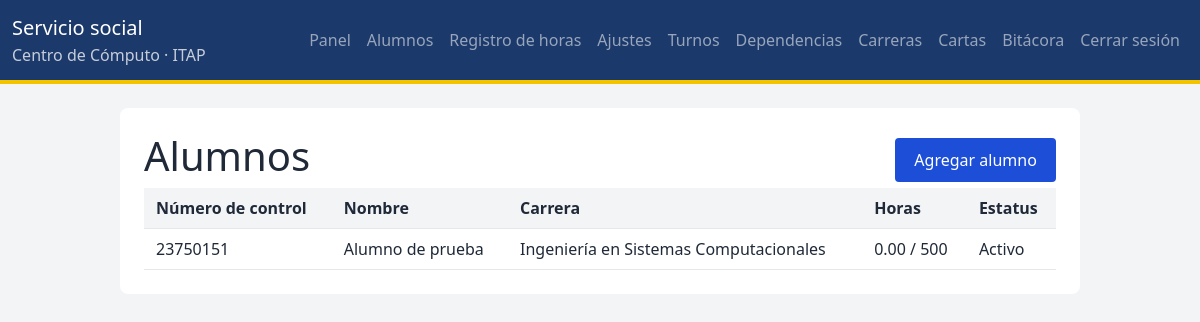
The page /Public/Admin/Alumnos/lista.php (signed in) on the database its author committed.
### tables this page shows
CREATE TABLE `alumnos` (
  `id` int(11) NOT NULL,
  `numero_control` varchar(12) NOT NULL,
  `nombre` varchar(120) NOT NULL,
  `carrera_id` int(11) NOT NULL,
  `telefono` varchar(20) DEFAULT NULL,
  `dependencia_id` int(11) DEFAULT NULL,
  `password_hash` varchar(255) NOT NULL,
  `estatus` enum('activo','finalizado','suspendido') NOT NULL DEFAULT 'activo',
  `horas_acumuladas` decimal(6,2) NOT NULL DEFAULT 0.00,
  `creado_en` datetime DEFAULT current_timestamp()
);

CREATE TABLE `carreras` (
  `id` int(11) NOT NULL,
  `nombre` varchar(120) NOT NULL
);

### SRC/Config/Conexicon.php (called while the page is built)
<?php
function db(): PDO {
    static $pdo = null;
    if ($pdo === null) {
        $pdo = new PDO('mysql:host=localhost;dbname=servicio_de_cómputo;charset=utf8mb4', 'root', '', [
            PDO::ATTR_ERRMODE => PDO::ERRMODE_EXCEPTION,
            PDO::ATTR_DEFAULT_FETCH_MODE => PDO::FETCH_ASSOC,
        ]);
    }
    return $pdo;
}

### SRC/Config/Constantes.php (called while the page is built, shortened)
<?php
function e($v): string { return htmlspecialchars((string)$v, ENT_QUOTES, 'UTF-8'); }

### Public/Admin/Alumnos/lista.php (the view, shortened to what this page needs)
<?php
$alumnos = db()->query(
    'SELECT a.id, a.numero_control, a.nombre, a.estatus, a.horas_acumuladas, c.nombre AS carrera
     FROM alumnos a JOIN carreras c ON c.id = a.carrera_id
     ORDER BY a.nombre'
)->fetchAll();
require RAIZ . '/SRC/Plantillas/Header.php';
?>
<main class="contenido">
    <div class="titulo-pagina">
        <h1>Alumnos</h1>
        <a class="boton" href="formulario.php">Agregar alumno</a>
    </div>
    <?php if (!$alumnos): ?>
        <p class="vacio">Aún no hay alumnos registrados.</p>
    <?php else: ?>
    <div class="tabla-scroll">
        <table>
            <thead>
                <tr><th>Número de control</th><th>Nombre</th><th>Carrera</th><th>Horas</th><th>Estatus</th></tr>
            </thead>
            <tbody>
            <?php foreach ($alumnos as $a): ?>
                <tr>
                    <td><?= e($a['numero_control']) ?></td>
                    <td><?= e($a['nombre']) ?></td>
                    <td><?= e($a['carrera']) ?></td>
                    <td><?= e(number_format((float)$a['horas_acumuladas'], 2)) ?> / <?= HORAS_REQUERIDAS ?></td>
                    <td><?= e(ucfirst($a['estatus'])) ?></td>
                </tr>
            <?php endforeach; ?>
            </tbody>
        </table>
    </div>
    <?php endif; ?>
</main>
<?php require RAIZ . '/SRC/Plantillas/Footer.php'; ?>

### Public/Assets/CSS/componestes.css (style rules this page uses)
* { box-sizing:border-box }
body { margin:0;font-family:system-ui,Segoe UI,Arial,sans-serif;color:#1f2937;background:#f3f4f6;line-height:1.5 }
a { color:#1d4ed8 }
h1 { margin-top:0 }
.contenido { max-width:960px;margin:1.5rem auto;padding:1.5rem;background:#fff;border-radius:.5rem }
.titulo-pagina { display:flex;justify-content:space-between;align-items:center;gap:1rem }
.boton { display:inline-block;padding:.6rem 1.2rem;background:#1d4ed8;color:#fff;border:0;border-radius:.25rem;font:inherit;cursor:pointer;text-decoration:none }
.tabla-scroll { overflow-x:auto }
table { border-collapse:collapse;width:100% }
th,td { padding:.5rem .75rem;border-bottom:1px solid #e5e7eb;text-align:left }
thead th { background:#f3f4f6 }

### rows shown on the page
alumnos: numero_control "23750151", nombre "Alumno de prueba", carrera.nombre "Ingeniería en Sistemas Computacionales", horas_acumuladas "0.00", estatus "Activo"
